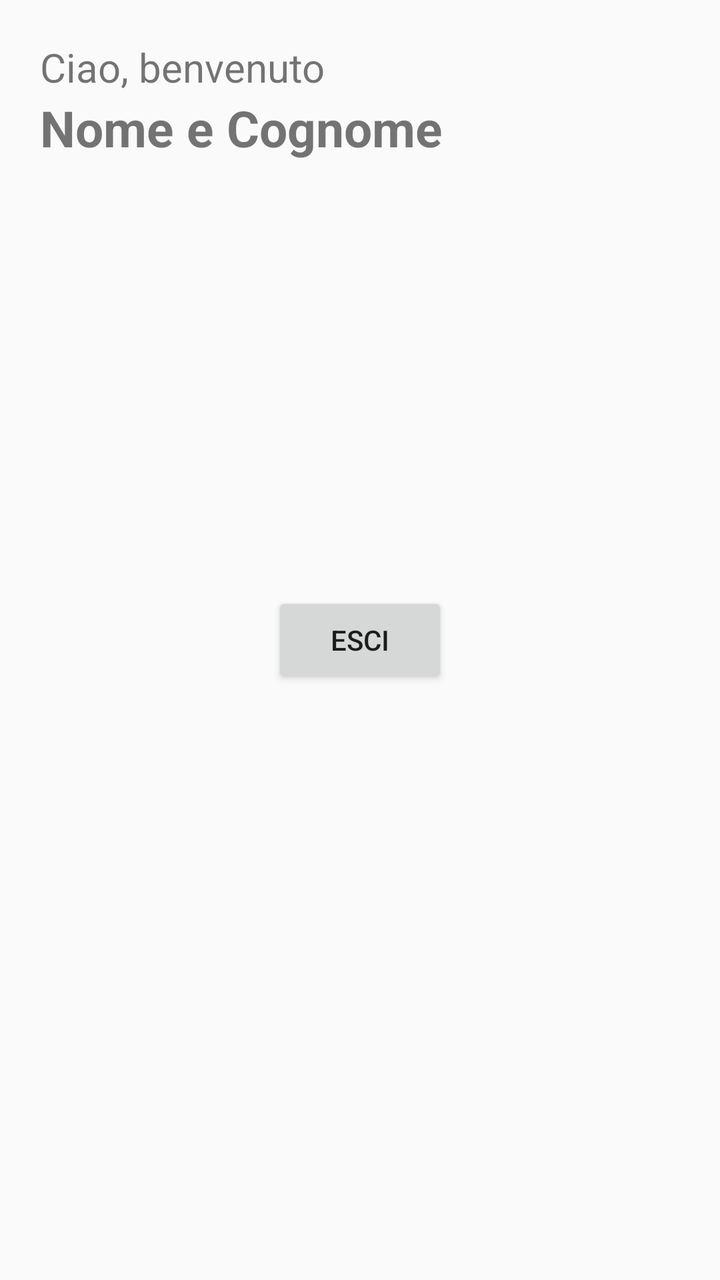
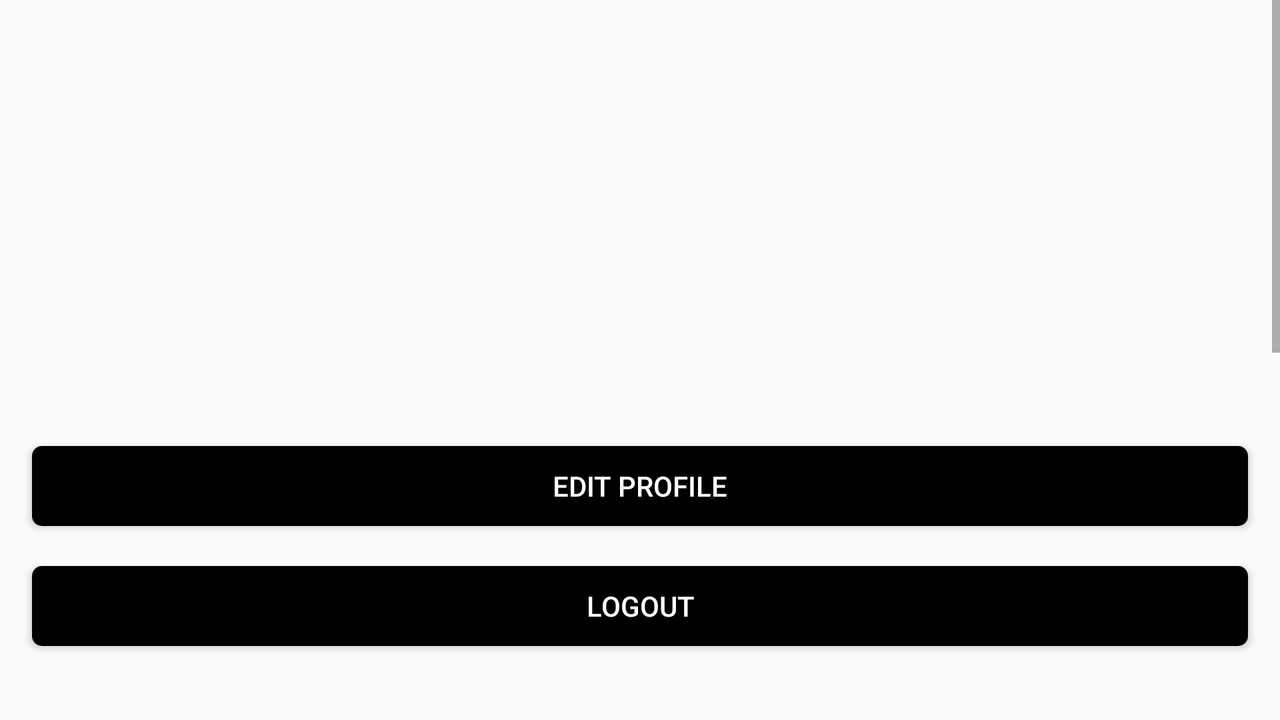

Compare how this app lays out the same screen by default and in its alternative resource folder. The renders come first, then the two layout files and the values they reference.
<!-- AndroidManifest.xml: application theme Theme.AppCompat.DayNight.NoActionBar -->
<!-- res/layout/fragment_personal.xml -->
<?xml version="1.0" encoding="utf-8"?>
<RelativeLayout xmlns:android="http://schemas.android.com/apk/res/android"
    xmlns:app="http://schemas.android.com/apk/res-auto"
    xmlns:tools="http://schemas.android.com/tools"
    android:layout_width="match_parent"
    android:layout_height="match_parent"
    tools:context=".UI.core.PersonalFragment.PersonalFragment">

    <TextView
        android:id="@+id/textHello"
        android:layout_width="wrap_content"
        android:layout_height="wrap_content"
        android:text="Ciao, benvenuto"
        android:layout_marginStart="20dp"
        android:layout_marginTop="20dp"
        android:textSize="20sp"
        android:layout_gravity="center"/>
    <TextView
        android:id="@+id/textName"
        android:layout_width="wrap_content"
        android:layout_height="wrap_content"
        android:text="Nome e Cognome"
        android:textStyle="bold"
        android:layout_below="@id/textHello"
        android:layout_marginStart="20dp"
        android:textSize="25sp"
        android:layout_gravity="center"/>

    <ImageView
        android:id="@+id/imageView3"
        android:layout_width="80dp"
        android:layout_height="80dp"
        android:layout_marginStart="250dp"
        android:layout_marginTop="20dp"
        android:src="@drawable/account_circle_48px" />

    <Button
        android:id="@+id/esci"
        android:layout_width="wrap_content"
        android:layout_height="wrap_content"
        android:text="esci"
        android:layout_centerHorizontal="true"
        android:layout_centerVertical="true"/>

</RelativeLayout>
<!-- resources referenced by this layout -->
<resources>

</resources>
<!-- res/layout-land/fragment_personal.xml (the repository's variant of the layout above) -->
<!-- drawn on the phone turned sideways -->
<?xml version="1.0" encoding="utf-8"?>
<androidx.constraintlayout.widget.ConstraintLayout xmlns:android="http://schemas.android.com/apk/res/android"
    xmlns:app="http://schemas.android.com/apk/res-auto"
    xmlns:tools="http://schemas.android.com/tools"
    android:layout_width="match_parent"
    android:layout_height="match_parent"
    tools:context=".UI.core.Personal.PersonalFragment">

    <ScrollView
        android:layout_width="match_parent"
        android:layout_height="match_parent">
        <RelativeLayout
            android:layout_width="match_parent"
            android:layout_height="match_parent">
            <ImageView
                android:id="@+id/imagePersonal"
                android:layout_width="150dp"
                android:layout_centerHorizontal="true"
                android:layout_marginTop="16dp"
                android:layout_height="150dp"
                android:src="@drawable/avatar"/>
            <TextView
                android:id="@+id/textName"
                android:layout_width="wrap_content"
                android:layout_height="wrap_content"
                android:layout_marginTop="10dp"
                android:layout_centerHorizontal="true"
                android:textStyle="bold"
                android:layout_below="@id/imagePersonal"
                android:layout_marginStart="20dp"
                android:textSize="20sp"
                android:layout_gravity="center"/>

            <Button
                android:id="@+id/editProfile"
                android:layout_width="match_parent"
                android:layout_height="40dp"
                android:layout_below="@id/textName"
                android:layout_marginStart="16dp"
                android:layout_marginTop="20dp"
                android:layout_marginEnd="16dp"
                android:background="@drawable/border_button"
                android:text="@string/edit_profile"
                android:textColor="@color/white"
                tools:ignore="TouchTargetSizeCheck" />
            <Button
                android:id="@+id/go_out"
                android:layout_width="match_parent"
                android:layout_height="40dp"
                android:layout_below="@id/editProfile"
                android:layout_marginStart="16dp"
                android:layout_marginTop="20dp"
                android:layout_marginEnd="16dp"
                android:background="@drawable/border_button"
                android:text="@string/go_out"
                android:textColor="@color/white"
                tools:ignore="TouchTargetSizeCheck" />



            <LinearLayout
                android:layout_width="match_parent"
                android:layout_height="wrap_content"
                android:layout_below="@id/go_out"
                android:layout_marginStart="20dp"
                android:layout_marginEnd="20dp"
                android:layout_marginTop="190dp"
                android:orientation="vertical"
                android:layout_centerHorizontal="true"
                android:layout_marginBottom="60dp"
                android:background="@drawable/menu_home_border">

                <LinearLayout
                    android:layout_width="wrap_content"
                    android:layout_height="50dp"
                    android:layout_marginTop="2dp"
                    android:orientation="horizontal">
                <ImageView
                    android:layout_width="wrap_content"
                    android:layout_height="wrap_content"
                    android:src="@drawable/settings_48px"
                    android:background="@color/grey_persona_layout"
                    android:layout_marginTop="10dp"
                    android:layout_marginStart="10dp"
                    />
                <TextView
                    android:id="@+id/settings"
                    android:layout_width="match_parent"
                    android:layout_height="match_parent"
                    android:text="@string/settings"
                    style="@style/textView"
                    android:layout_marginTop="10dp"
                    android:layout_marginStart="40dp"
                    android:textSize="20sp"
                    android:textStyle="bold"
                    android:background="@color/grey_persona_layout"/>
                </LinearLayout>
                
                <View
                android:layout_width="wrap_content"
                android:layout_height="1dp"
                android:layout_marginTop="2dp"
                android:layout_marginStart="60dp"
                android:background="@color/black" />
                <LinearLayout
                    android:layout_width="wrap_content"
                    android:layout_height="50dp"
                    android:layout_marginTop="2dp"
                    android:orientation="horizontal">
                    <ImageView
                        android:layout_width="wrap_content"
                        android:layout_height="wrap_content"
                        android:src="@drawable/history_48px"
                        android:background="@color/grey_persona_layout"
                        android:layout_marginTop="10dp"
                        android:layout_marginStart="10dp"
                        />
                    <TextView
                        android:id="@+id/history"
                        android:layout_width="match_parent"
                        android:layout_height="match_parent"
                        android:text="@string/history"
                        android:layout_marginTop="10dp"
                        style="@style/textView"
                        android:layout_marginStart="40dp"
                        android:textSize="20sp"
                        android:textStyle="bold"
                        android:background="@color/grey_persona_layout"/>
                </LinearLayout>
                <View
                    android:layout_width="wrap_content"
                    android:layout_height="1dp"
                    android:layout_marginTop="2dp"
                    android:layout_marginStart="60dp"
                    android:background="@color/black" />
                <LinearLayout
                    android:layout_width="wrap_content"
                    android:layout_height="50dp"
                    android:layout_marginTop="2dp"
                    android:orientation="horizontal">
                    <ImageView
                        android:layout_width="wrap_content"
                        android:layout_height="wrap_content"
                        android:src="@drawable/help_48px"
                        android:background="@color/grey_persona_layout"
                        android:layout_marginTop="10dp"
                        android:layout_marginStart="10dp"
                        />
                    <TextView
                        android:id="@+id/information"
                        android:layout_width="match_parent"
                        android:layout_height="match_parent"
                        android:text="@string/information"
                        style="@style/textView"
                        android:layout_marginTop="10dp"
                        android:layout_marginStart="40dp"
                        android:textSize="20sp"
                        android:textStyle="bold"
                        android:background="@color/grey_persona_layout"/>
                </LinearLayout>
                


            </LinearLayout>
        </RelativeLayout>
    </ScrollView>
</androidx.constraintlayout.widget.ConstraintLayout>
<!-- resources referenced by the variant -->
<!-- as the phone turned sideways resolves them -->
<resources>
  <color name="black">#FF000000</color>
  <color name="grey_persona_layout">#D4D5D5</color>
  <color name="white">#FFFFFFFF</color>
  <!-- drawable border_button (drawable) -->
  <?xml version="1.0" encoding="utf-8"?>
  <shape
      xmlns:android="http://schemas.android.com/apk/res/android"
      android:shape="rectangle">
  
      <corners
          android:radius="5dp"
          />
  
      <solid
          android:color="@color/black"/>
  
  
  </shape>
  <!-- drawable help_48px (drawable) -->
  <vector xmlns:android="http://schemas.android.com/apk/res/android"
      android:width="30dp"
      android:height="30dp"
      android:viewportWidth="48"
      android:viewportHeight="48"
      android:tint="?attr/colorControlNormal"
      android:autoMirrored="true">
    <path
        android:fillColor="@android:color/white"
        android:pathData="M24.2,35.65Q25,35.65 25.55,35.1Q26.1,34.55 26.1,33.75Q26.1,32.95 25.55,32.4Q25,31.85 24.2,31.85Q23.4,31.85 22.85,32.4Q22.3,32.95 22.3,33.75Q22.3,34.55 22.85,35.1Q23.4,35.65 24.2,35.65ZM22.45,28.35H25.4Q25.4,27.05 25.725,25.975Q26.05,24.9 27.75,23.5Q29.3,22.2 29.95,20.95Q30.6,19.7 30.6,18.2Q30.6,15.55 28.875,13.95Q27.15,12.35 24.3,12.35Q21.85,12.35 19.975,13.575Q18.1,14.8 17.25,16.95L19.9,17.95Q20.45,16.55 21.55,15.775Q22.65,15 24.15,15Q25.85,15 26.9,15.925Q27.95,16.85 27.95,18.3Q27.95,19.4 27.3,20.375Q26.65,21.35 25.4,22.4Q23.9,23.7 23.175,24.975Q22.45,26.25 22.45,28.35ZM24,44Q19.9,44 16.25,42.425Q12.6,40.85 9.875,38.125Q7.15,35.4 5.575,31.75Q4,28.1 4,24Q4,19.85 5.575,16.2Q7.15,12.55 9.875,9.85Q12.6,7.15 16.25,5.575Q19.9,4 24,4Q28.15,4 31.8,5.575Q35.45,7.15 38.15,9.85Q40.85,12.55 42.425,16.2Q44,19.85 44,24Q44,28.1 42.425,31.75Q40.85,35.4 38.15,38.125Q35.45,40.85 31.8,42.425Q28.15,44 24,44ZM24,41Q31.1,41 36.05,36.025Q41,31.05 41,24Q41,16.9 36.05,11.95Q31.1,7 24,7Q16.95,7 11.975,11.95Q7,16.9 7,24Q7,31.05 11.975,36.025Q16.95,41 24,41ZM24,24Q24,24 24,24Q24,24 24,24Q24,24 24,24Q24,24 24,24Q24,24 24,24Q24,24 24,24Q24,24 24,24Q24,24 24,24Z"/>
  </vector>
  <!-- drawable history_48px (drawable) -->
  <vector xmlns:android="http://schemas.android.com/apk/res/android"
      android:width="30dp"
      android:height="30dp"
      android:viewportWidth="48"
      android:viewportHeight="48"
      android:tint="?attr/colorControlNormal">
    <path
        android:fillColor="@android:color/white"
        android:pathData="M23.85,42Q16.4,42 11.2,36.725Q6,31.45 6,23.95H9Q9,30.2 13.3,34.6Q17.6,39 23.85,39Q30.2,39 34.6,34.55Q39,30.1 39,23.75Q39,17.55 34.55,13.275Q30.1,9 23.85,9Q20.45,9 17.475,10.55Q14.5,12.1 12.3,14.65H17.55V17.65H7.1V7.25H10.1V12.55Q12.7,9.5 16.275,7.75Q19.85,6 23.85,6Q27.6,6 30.9,7.4Q34.2,8.8 36.675,11.225Q39.15,13.65 40.575,16.9Q42,20.15 42,23.9Q42,27.65 40.575,30.95Q39.15,34.25 36.675,36.7Q34.2,39.15 30.9,40.575Q27.6,42 23.85,42ZM30.25,32.15 L22.55,24.55V13.85H25.55V23.3L32.4,30Z"/>
  </vector>
  <!-- drawable menu_home_border (drawable) -->
  <?xml version="1.0" encoding="utf-8"?>
  <shape xmlns:android="http://schemas.android.com/apk/res/android"
      android:shape="rectangle">
      <corners
          android:topLeftRadius="10dp"
          android:topRightRadius="10dp"
  
          />
  
      <solid
          android:color="@color/grey_persona_layout"
          />
  </shape>
  <string name="edit_profile">Edit Profile</string>
  <string name="go_out">Logout</string>
  <string name="history">History</string>
  <string name="information">Information</string>
  <string name="settings">Settings</string>
  <style name="textView" parent="Theme.MaterialComponents.DayNight.DarkActionBar">
          <item name="hintTextColor">@color/black</item>
      </style>
</resources>
